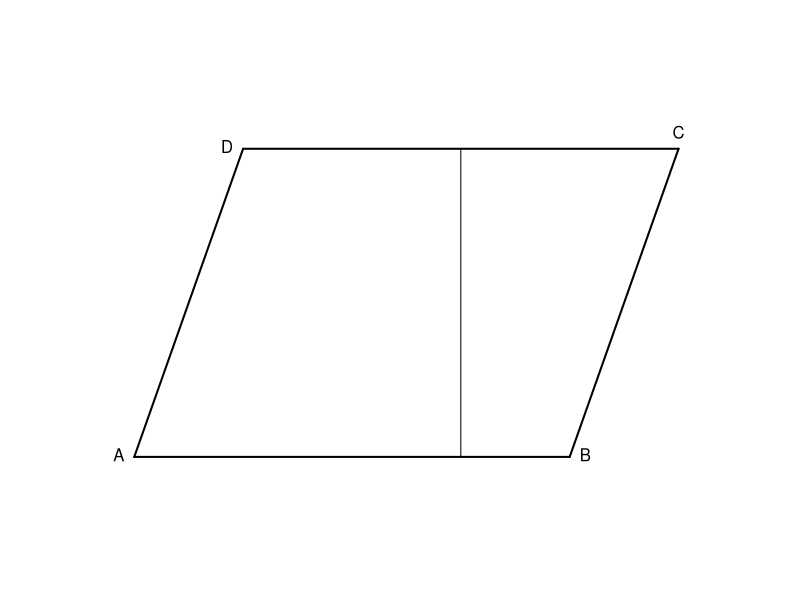

The R script that drew this image:
## ---- chunk 1
knitr::opts_chunk$set(echo = TRUE)
## ---- chunk 2
B <- c(8,0); C <- c(10,6); D <- c(2,6)
meinParallelogramm<-function(A=c(0,0), B=B, C=C, D=D){
plot(x = c(A[1],B[1]),y = c(A[2],B[2]),type="l",xlim=c(-0.5,C[1]+1),ylim=c(-0.5,C[2]+1), axes=F,col=1,lwd=2,xlab = "",ylab="")
lines(x = c(B[1],C[1]),y = c(B[2],C[2]), col=1, lwd=2)
lines(x = c(C[1],D[1]),y = c(C[2],D[2]), col=1, lwd=2)
lines(x = c(D[1],A[1]),y = c(D[2],A[2]), col=1, lwd=2)
lines(x=c(6,6), y=c(0,6), col=1, lwd=1)
text(A[1], A[2], labels = "A", pos = 2)
text(B[1], B[2], labels = "B", pos = 4)
text(C[1], C[2], labels = "C", pos = 3)
text(D[1], D[2], labels = "D", pos = 2)
}
meinParallelogramm(B = c(8,0), C = c(10,6), D = c(2, 6))
